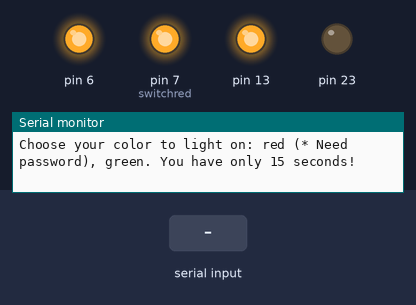
A sketch run on a simulated Arduino Uno, built with avr-gcc and run on an emulated ATmega328P. Shown: output pins drawn as LEDs (lit = HIGH), the last lines printed to the serial monitor. The inputs (shaded band) are chosen by the test bench.

Above: at 1.2 s.
1.3 s: "green\n" received over Serial
At 2.5 s:
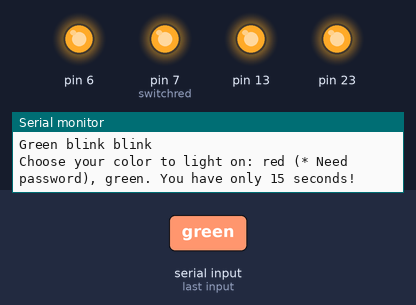
2.8 s: "red\n" received over Serial
4.3 s: "1\n" received over Serial
Timing chart, 0 to 7.3 s (numbered marks = the images above; inputs shaded):
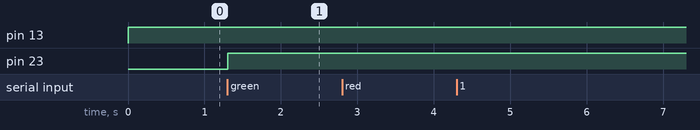

The sketch:

hello.ino
```cpp
//#define F_CPU 16000000UL

#include <avr/io.h>
#include <util/delay.h>
#include <avr/interrupt.h>

//#define USART_BAUDRATE 9600
//#define BAUD_PRESCALE (((F_CPU / (USART_BAUDRATE * 16UL))) - 1)

int i;
char password[] = "Micro";

void switchred();

void switchgreen();

int checkPassword(){
    char reply[48];
    char buf[16];
    int i,j = 0;

    Serial.println("Enter password: ");
    for(i = 0; i < 48; i++)
        reply[i] = '\0';
    if(Serial.readBytesUntil('\n', reply, 48) > 1) {
        while(reply[j] != '\0') {
          buf[j] = reply[j];
          j++;
        }
        buf[j] = '\0';
        if(strcmp(buf, password) == 0) {
            Serial.println("Correct password!\n\nWait a few seconds...");
            return 1;
        }
    }
    Serial.println("Wrong password!\n\nWait a few seconds...");
    return 0;
}

void choose(char *reply){
  char buf[7];
  int i = 0;

  while(reply[i] != '\0'){
    buf[i] = reply[i];
    i++;
  }
  buf[i] = '\0';

  if(strcmp(buf, "red") == 0) {
    if (checkPassword())
        switchred();
  } else if(strcmp(buf, "green") == 0)
    switchgreen();
}

void switchred(){
  Serial.println("Red blink blink");
  PORTD ^= _BV(PB7);
}

void switchgreen(){
  Serial.println("Green blink blink");
  PORTB ^= _BV(PB7);
}

void setup() {
  // initialize digital pin 13 as an output.
  DDRB |= _BV(DDB7);
  DDRD |= _BV(DDB7);
  DDRD |= _BV(DDB6);
  PORTD ^= _BV(PB7);
  PORTD ^= _BV(PB6);
  pinMode(13, OUTPUT);
  Serial.begin(19200);
}

void loop() {
  char reply[48];

  digitalWrite(13, HIGH);
  Serial.println("Choose your color to light on: red (* Need password), green. You have only 15 seconds!");
  Serial.setTimeout(15000);

  for(i = 0; i < 48; i++)
    reply[i] = '\0';
  if(Serial.readBytesUntil('\n', reply, 48) > 1)
    choose(reply);
  delay(1000);
}
```

Measured:
- after the input at 1.3 s, pin 23: LOW → HIGH at once
